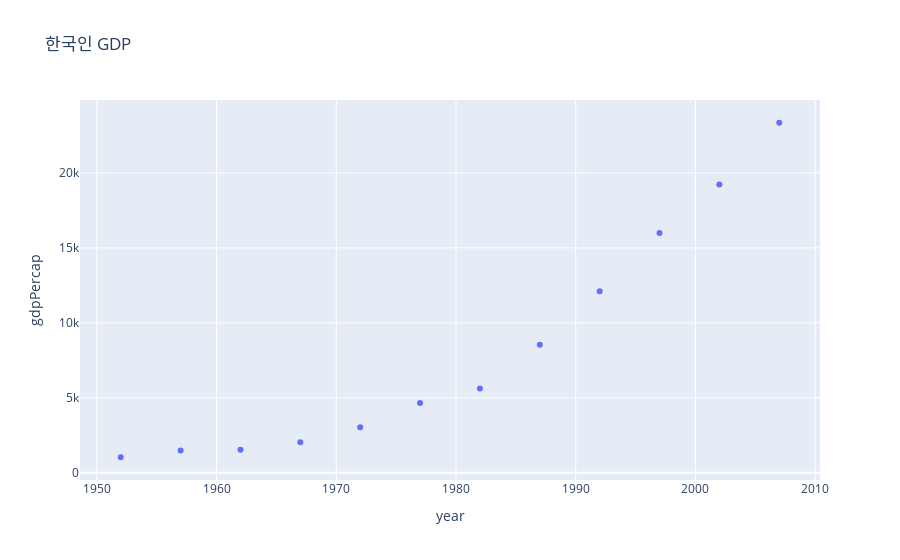

Notebook source saved alongside this figure:
### Code cell
korea_gdp = px.data.gapminder().query("country == 'Korea, Rep.'")
fig = px.scatter(korea_gdp, x= 'year',y= 'gdpPercap',title = '한국인 GDP')
fig.show()
#산점도

### Figure 1 — Plotly figure (JSON) as saved in the notebook; plotly's stock layout.template omitted (floating-point values rounded to 4 significant figures)
{"data": [{"hovertemplate": "year=%{x}<br>gdpPercap=%{y}<extra></extra>", "legendgroup": "", "marker": {"color": "#636efa", "symbol": "circle"}, "mode": "markers", "name": "", "orientation": "v", "showlegend": false, "type": "scatter", "x": [1952, 1957, 1962, 1967, 1972, 1977, 1982, 1987, 1992, 1997, 2002, 2007], "xaxis": "x", "y": [1031.0, 1488.0, 1536.0, 2029.0, 3031.0, 4657.0, 5623.0, 8533.0, 12100.0, 15990.0, 19230.0, 23350.0], "yaxis": "y"}], "layout": {"legend": {"tracegroupgap": 0}, "title": {"text": "한국인 GDP"}, "xaxis": {"anchor": "y", "domain": [0, 1], "title": {"text": "year"}}, "yaxis": {"anchor": "x", "domain": [0, 1], "title": {"text": "gdpPercap"}}}}
